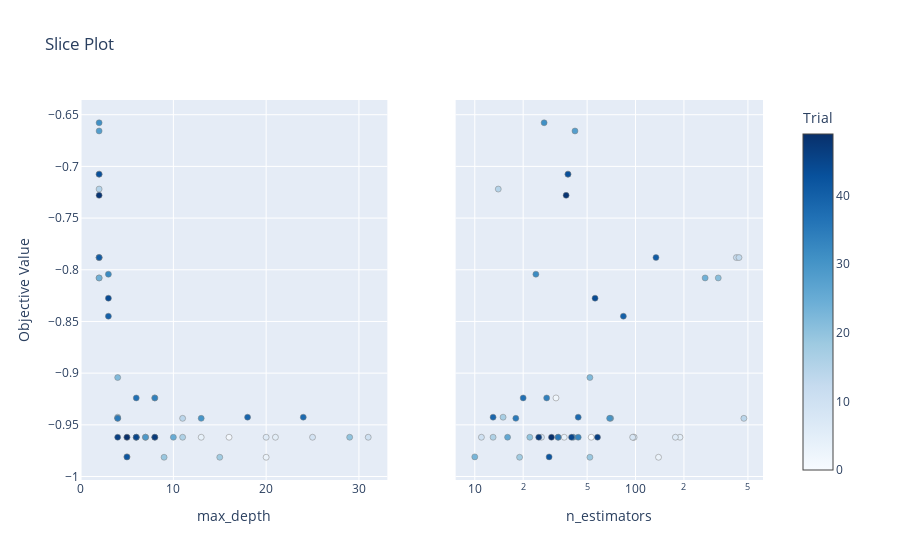

The cell this chart's notebook holds for it:
### Code cell
# Visualize slice plot
vis.plot_slice(study, params=["n_estimators", "max_depth"])

### Figure 1 — Plotly figure (JSON) as saved in the notebook; plotly's stock layout.template omitted (floating-point values rounded to 4 significant figures)
{"data": [{"marker": {"color": [0, 1, 2, 3, 4, 5, 6, 7, 8, 9, 10, 11, 12, 13, 14, 15, 16, 17, 18, 19, 20, 21, 22, 23, 24, 25, 26, 27, 28, 29, 30, 31, 32, 33, 34, 35, 36, 37, 38, 39, 40, 41, 42, 43, 44, 45, 46, 47, 48, 49], "colorbar": {"title": {"text": "Trial"}, "x": 1, "xpad": 40}, "colorscale": [[0, "rgb(247,251,255)"], [0.125, "rgb(222,235,247)"], [0.25, "rgb(198,219,239)"], [0.375, "rgb(158,202,225)"], [0.5, "rgb(107,174,214)"], [0.625, "rgb(66,146,198)"], [0.75, "rgb(33,113,181)"], [0.875, "rgb(8,81,156)"], [1, "rgb(8,48,107)"]], "line": {"color": "Grey", "width": 0.5}, "showscale": true}, "mode": "markers", "name": "Feasible Trial", "showlegend": false, "type": "scatter", "x": [7, 16, 8, 20, 13, 21, 20, 5, 7, 25, 31, 2, 2, 2, 11, 2, 11, 4, 15, 9, 29, 2, 4, 5, 2, 10, 6, 4, 2, 7, 13, 2, 3, 6, 8, 4, 8, 6, 24, 18, 3, 2, 5, 2, 3, 6, 4, 8, 2, 5], "xaxis": "x", "y": [-0.962, -0.962, -0.924, -0.9814, -0.962, -0.962, -0.962, -0.962, -0.962, -0.962, -0.962, -0.7075, -0.7882, -0.7882, -0.9437, -0.7219, -0.962, -0.9426, -0.9814, -0.9814, -0.962, -0.8079, -0.9042, -0.981, -0.8079, -0.962, -0.962, -0.9437, -0.6657, -0.962, -0.9437, -0.6578, -0.8043, -0.962, -0.924, -0.9437, -0.962, -0.924, -0.9426, -0.9426, -0.8449, -0.7882, -0.981, -0.7075, -0.8275, -0.962, -0.962, -0.962, -0.728, -0.962], "yaxis": "y"}, {"marker": {"color": [0, 1, 2, 3, 4, 5, 6, 7, 8, 9, 10, 11, 12, 13, 14, 15, 16, 17, 18, 19, 20, 21, 22, 23, 24, 25, 26, 27, 28, 29, 30, 31, 32, 33, 34, 35, 36, 37, 38, 39, 40, 41, 42, 43, 44, 45, 46, 47, 48, 49], "colorbar": {"title": {"text": "Trial"}, "x": 1, "xpad": 40}, "colorscale": [[0, "rgb(247,251,255)"], [0.125, "rgb(222,235,247)"], [0.25, "rgb(198,219,239)"], [0.375, "rgb(158,202,225)"], [0.5, "rgb(107,174,214)"], [0.625, "rgb(66,146,198)"], [0.75, "rgb(33,113,181)"], [0.875, "rgb(8,81,156)"], [1, "rgb(8,48,107)"]], "line": {"color": "Grey", "width": 0.5}, "showscale": false}, "mode": "markers", "name": "Feasible Trial", "showlegend": false, "type": "scatter", "x": [53, 97, 32, 139, 36, 189, 177, 98, 96, 26, 11, 38, 424, 440, 472, 14, 13, 15, 19, 52, 22, 327, 52, 10, 271, 33, 16, 70, 42, 41, 69, 27, 24, 44, 28, 18, 33, 20, 44, 13, 84, 134, 29, 38, 56, 40, 58, 25, 37, 30], "xaxis": "x2", "y": [-0.962, -0.962, -0.924, -0.9814, -0.962, -0.962, -0.962, -0.962, -0.962, -0.962, -0.962, -0.7075, -0.7882, -0.7882, -0.9437, -0.7219, -0.962, -0.9426, -0.9814, -0.9814, -0.962, -0.8079, -0.9042, -0.981, -0.8079, -0.962, -0.962, -0.9437, -0.6657, -0.962, -0.9437, -0.6578, -0.8043, -0.962, -0.924, -0.9437, -0.962, -0.924, -0.9426, -0.9426, -0.8449, -0.7882, -0.981, -0.7075, -0.8275, -0.962, -0.962, -0.962, -0.728, -0.962], "yaxis": "y2"}], "layout": {"title": {"text": "Slice Plot"}, "xaxis": {"anchor": "y", "domain": [0, 0.45], "title": {"text": "max_depth"}}, "xaxis2": {"anchor": "y2", "domain": [0.55, 1], "title": {"text": "n_estimators"}, "type": "log"}, "yaxis": {"anchor": "x", "domain": [0, 1], "title": {"text": "Objective Value"}}, "yaxis2": {"anchor": "x2", "domain": [0, 1], "matches": "y", "showticklabels": false}}}
